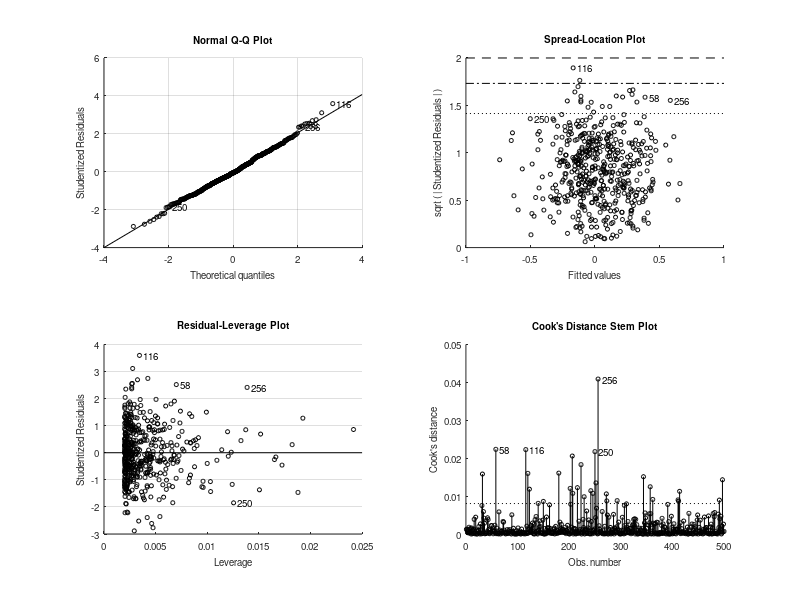
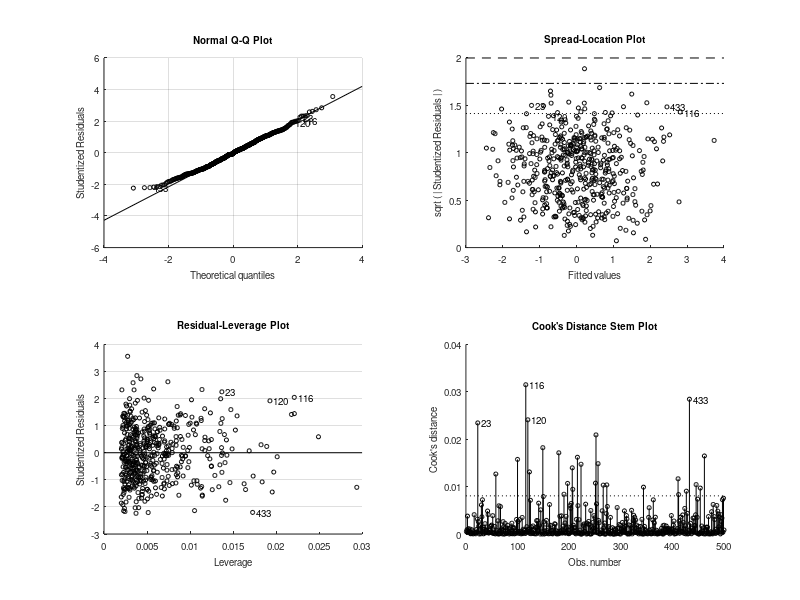

Write MATLAB code to recreate these figures, in order. (Note: this script raises an error after producing the figures.)
%% Chapter 26 Lab: Experiments, Observation, and Causality (MATLAB)
% This lab accompanies Chapter 26, "Experiments, Observation, and
% Causality". Causal structure is one of the few things in statistics you
% can *see* directly, because in simulation you know the ground truth.
% You will:
%
%   1. Recreate the hormone replacement therapy (HRT) story: the same
%      simulated population analyzed observationally vs. as a randomized trial
%   2. Simulate a confounder and show that covariate adjustment removes bias
%   3. Simulate a collider and show that adjustment (or selection) CREATES bias
%   4. Preview mediation analysis on a task -> brain -> behavior chain
%
% Requirements: base MATLAB + Statistics and Machine Learning Toolbox
% (fitlm). Section 5 optionally uses the CANlab Mediation Toolbox:
%   https://github.com/canlab/MediationToolbox
% Simulation design adapted from CANlab teaching code (github.com/canlab;
% FMRI_simulations covariates_in_regression.m) and CANlab Mediation
% Toolbox tutorials.
%
% Runtime: under a minute. All data are simulated.

%% 1. Observation vs. experiment: the HRT story in numbers
% Observational studies found HRT associated with LOWER heart disease risk;
% a randomized trial showed it CAUSES a higher risk. The culprit:
% healthy-user bias. Healthier people were more likely to elect HRT, and
% being healthy independently protects against heart disease.
%
% We simulate one population where treatment is truly HARMFUL (+0.3 on a
% disease-risk score), then analyze it two ways.

rng(26);
n = 5000;
b_true = 0.3;                        % TRUE causal effect of treatment: harmful

H = randn(n, 1);                     % latent "general health" (unmeasured!)

% Observational study: healthier people opt in to treatment
p_take = 1 ./ (1 + exp(-1.5 * H));   % P(taking HRT) rises with health
T_obs  = double(rand(n, 1) < p_take);
Y_obs  = b_true * T_obs - 1.0 * H + randn(n, 1);   % health lowers disease risk

% Randomized trial: coin-flip assignment, same causal model
T_rct = double(rand(n, 1) < 0.5);
Y_rct = b_true * T_rct - 1.0 * H + randn(n, 1);

obs_effect = mean(Y_obs(T_obs == 1)) - mean(Y_obs(T_obs == 0));
rct_effect = mean(Y_rct(T_rct == 1)) - mean(Y_rct(T_rct == 0));

fprintf('True causal effect of treatment:                 %+.2f (harmful)\n', b_true);
fprintf('Observational estimate (self-selected):          %+.2f  <-- looks protective!\n', obs_effect);
fprintf('Randomized trial estimate:                       %+.2f  <-- correct\n', rct_effect);

%%
% The observational study gets the SIGN wrong: the treated group is
% healthier to begin with. Randomization makes treatment independent of
% health -- and of every confounder we did not think to measure. Note that
% we never used H in the analysis: that is the magic of randomization.

%% 2. A confounder: adjusting for it removes bias
% The confounder C drives both the exposure X and the outcome Y:
%
%   X = a*C + u,      Y = b*X + c*C + e
%
% with a = 0.7, b = +0.4 (the true effect), c = -1.2. Regressing Y on X
% alone gives, in expectation, b + a*c/(a^2 + 1) ~= -0.16: biased right
% past zero to the wrong sign. Adjusting for C recovers b. We repeat the
% experiment 500 times to see the whole sampling distribution.

n = 500; n_reps = 500;
a = 0.7; b = 0.4; c = -1.2;          % C->X, X->Y (true), C->Y paths

est = zeros(n_reps, 2);              % columns: naive, adjusted
for i = 1:n_reps
    C = randn(n, 1);
    X = a * C + randn(n, 1);
    Y = b * X + c * C + randn(n, 1);

    m1 = fitlm(X, Y);                % naive: omit the confounder
    m2 = fitlm([X C], Y);            % adjusted for the confounder
    est(i, 1) = m1.Coefficients.Estimate(2);
    est(i, 2) = m2.Coefficients.Estimate(2);
end

fprintf('True effect b = %.2f\n', b);
fprintf('Naive    (omit C):    mean estimate = %+.3f (theory: %+.3f)\n', ...
    mean(est(:, 1)), b + a * c / (a^2 + 1));
fprintf('Adjusted (include C): mean estimate = %+.3f\n', mean(est(:, 2)));

figure('Color', 'w');
histogram(est(:, 1), 30); hold on;
histogram(est(:, 2), 30);
xline(b, 'k--', 'LineWidth', 2);
xline(0, 'Color', [.5 .5 .5]);
xlabel('Estimated effect of X on Y'); ylabel('Count (500 replications)');
title('Confounder: adjustment removes the bias');
legend({'Naive (omit C)', 'Adjusted for C', 'True effect'});

%%
% Every naive replication is biased -- the whole histogram sits on the
% wrong side of zero -- while adjusted estimates cluster around the truth.
% This is the case where "controlling for" a covariate is exactly right:
% the covariate is a COMMON CAUSE of exposure and outcome. In fMRI, this
% is the logic behind motion regressors, physiological covariates, and
% matching groups on age and sex.

%% 3. A collider: adjusting for it CREATES bias
% Now flip the arrows. X and Y are truly unrelated, but both feed a
% downstream composite S = X + Y + noise (think: an "inclusion score"
% summarizing performance and data quality). S is a COLLIDER: arrows
% collide into it. Conditioning on a collider opens a spurious path
% between its causes.

est_col = zeros(n_reps, 2);          % columns: naive, collider-adjusted
for i = 1:n_reps
    X = randn(n, 1);
    Y = randn(n, 1);                 % true effect of X on Y = 0
    S = X + Y + randn(n, 1);         % collider: caused by BOTH X and Y

    m1 = fitlm(X, Y);                % correct model
    m2 = fitlm([X S], Y);            % "controls for" S -> biased!
    est_col(i, 1) = m1.Coefficients.Estimate(2);
    est_col(i, 2) = m2.Coefficients.Estimate(2);
end

fprintf('True effect of X on Y = 0\n');
fprintf('Naive (no adjustment):   mean estimate = %+.3f\n', mean(est_col(:, 1)));
fprintf('Adjusted for collider S: mean estimate = %+.3f  <-- spurious!\n', mean(est_col(:, 2)));

figure('Color', 'w');
histogram(est_col(:, 1), 30); hold on;
histogram(est_col(:, 2), 30);
xline(0, 'k--', 'LineWidth', 2);
xlabel('Estimated effect of X on Y'); ylabel('Count (500 replications)');
title('Collider: adjustment CREATES the bias');
legend({'Naive (correct)', 'Adjusted for collider S', 'True effect (0)'});

%% 3b. Selection is conditioning too
% You do not need to enter the collider in the model: analyzing only
% observations with high S (keeping only "clean, high-performance" trials
% or participants) conditions on it just the same.

X = randn(2000, 1);
Y = randn(2000, 1);                  % truly unrelated
S = X + Y + randn(2000, 1);
keep = S > median(S);                % post-hoc selection on the collider

r_all = corr(X, Y);
r_sel = corr(X(keep), Y(keep));

figure('Color', 'w');
subplot(1, 2, 1);
scatter(X, Y, 6, 'filled', 'MarkerFaceAlpha', 0.3);
title(sprintf('All observations: r = %+.2f', r_all));
xlabel('X'); ylabel('Y'); axis square
subplot(1, 2, 2);
scatter(X(keep), Y(keep), 6, 'filled', 'MarkerFaceAlpha', 0.3, ...
    'MarkerFaceColor', [0.7 0.2 0.2]);
title(sprintf('Selected on S > median: r = %+.2f', r_sel));
xlabel('X'); axis square

%%
% Among selected observations, X and Y are negatively correlated even
% though they are causally unrelated: to make it past the threshold, an
% observation low on X must be high on Y. This is why post-hoc exclusion
% of trials or subjects based on performance, missing behavioral data, or
% head motion needs scrutiny.
%
% RULE OF THUMB: adjust for common CAUSES (confounders); never adjust for
% common EFFECTS (colliders). The regression cannot tell the difference --
% only your causal model can.

%% 4. Mediation preview: task -> brain -> behavior
% In task fMRI the task X is randomized, but brain activity M and behavior
% Y are only observed. The brain sits in the middle of the causal chain --
% a MEDIATOR:
%
%   M = a*X + e_m,     Y = b*M + c'*X + e_y
%
%   a  : effect of task on brain (experimentally secured by randomization)
%   b  : brain-behavior relationship, controlling for the task
%   c' : direct effect of task on behavior, bypassing this brain measure
%   c  = c' + a*b : total effect;  a*b is the INDIRECT (mediated) effect
%
% We simulate a painful-heat experiment: randomized stimulus intensity X,
% a brain response M, and reported pain Y.

n = 200;
a_true = 0.6; b_true = 0.5; cprime_true = 0.2;

X = [zeros(n/2, 1); ones(n/2, 1)];
X = X(randperm(n));                              % randomized low/high intensity
M = a_true * X + randn(n, 1);                    % brain response (observed)
Y = b_true * M + cprime_true * X + randn(n, 1);  % reported pain

m_a  = fitlm(X, M);                  % a-path:      M ~ X
m_c  = fitlm(X, Y);                  % total (c):   Y ~ X
m_y  = fitlm([X M], Y);              % c' and b:    Y ~ X + M

a_hat      = m_a.Coefficients.Estimate(2);
c_hat      = m_c.Coefficients.Estimate(2);
cprime_hat = m_y.Coefficients.Estimate(2);
b_hat      = m_y.Coefficients.Estimate(3);

fprintf('a  (task -> brain):       %+.3f  (true %.2f)\n', a_hat, a_true);
fprintf('b  (brain -> behavior|X): %+.3f  (true %.2f)\n', b_hat, b_true);
fprintf('c  (total effect):        %+.3f  (true %.2f)\n', c_hat, cprime_true + a_true * b_true);
fprintf('c'' (direct effect):       %+.3f  (true %.2f)\n', cprime_hat, cprime_true);
fprintf('a*b (indirect effect):    %+.3f = c - c'' = %+.3f\n', ...
    a_hat * b_hat, c_hat - cprime_hat);

%% 4b. Bootstrap test of the indirect effect
% Because a*b is a product of estimates, its sampling distribution is
% skewed; the standard test uses the bootstrap: resample participants with
% replacement and read the confidence interval off the a*b distribution.

n_boot = 2000;
ab_boot = zeros(n_boot, 1);
for i = 1:n_boot
    idx = randi(n, n, 1);            % resample participants
    Xb = X(idx); Mb = M(idx); Yb = Y(idx);
    mb_a = fitlm(Xb, Mb);
    mb_y = fitlm([Xb Mb], Yb);
    ab_boot(i) = mb_a.Coefficients.Estimate(2) * mb_y.Coefficients.Estimate(3);
end

ci = prctile(ab_boot, [2.5 97.5]);
p_boot = 2 * min(mean(ab_boot <= 0), mean(ab_boot >= 0));

figure('Color', 'w');
histogram(ab_boot, 40); hold on;
xline(0, 'Color', [.5 .5 .5]);
xline(a_true * b_true, 'k--', 'LineWidth', 2);
xline(ci(1), 'r:', 'LineWidth', 2); xline(ci(2), 'r:', 'LineWidth', 2);
xlabel('Bootstrap indirect effect (a*b)'); ylabel('Count');
title(sprintf('Indirect effect: 95%% CI [%.2f, %.2f], p = %.4f', ci(1), ci(2), p_boot));

%% 5. The same analysis with the CANlab Mediation Toolbox (optional)
% The CANlab Mediation Toolbox wraps this whole analysis -- paths, bootstrap
% tests, and path diagrams -- in a single call, and extends it voxel-wise to
% whole-brain "mediation effect parametric mapping".
% Adapted from CANlab mediation tutorials (canlab.github.io, mediation_1_basics).

if exist('mediation', 'file')
    [paths, stats] = mediation(X, Y, M, 'boot', 'plots', 'verbose', 'bootsamples', 5000);
else
    disp('CANlab Mediation Toolbox not on path; skipping.');
    disp('Get it at https://github.com/canlab/MediationToolbox');
end

%% Wrap-up
% * Randomization makes the IV independent of ALL confounders, even
%   unmeasured ones: the observational and RCT analyses of the same
%   population gave opposite signs.
% * Confounders (common causes): adjust for them, and bias goes away.
% * Colliders (common effects): adjust for them -- or select observations
%   on them -- and bias appears out of nowhere.
% * Mediators carry the effect: adjusting converts a total effect into a
%   direct effect. That changes the question; it does not fix bias.
% * The brain in task fMRI is a mediator: task -> brain is experimental;
%   brain -> behavior needs converging causal evidence.
%
% Next, Chapter 27 applies these principles to designing task fMRI
% experiments.
